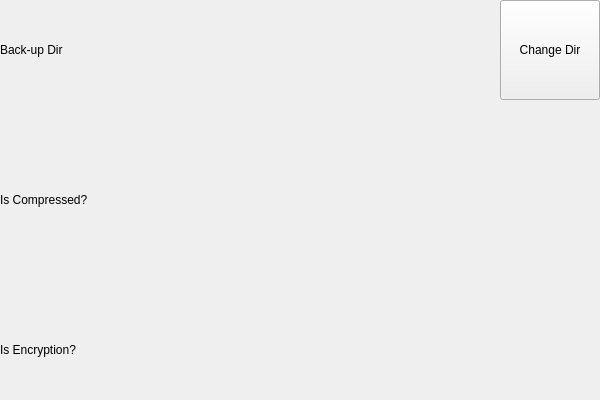
<?xml version="1.0" encoding="UTF-8"?>
<ui version="4.0">
 <class>configPage</class>
 <widget class="QWidget" name="configPage">
  <property name="geometry">
   <rect>
    <x>0</x>
    <y>0</y>
    <width>600</width>
    <height>400</height>
   </rect>
  </property>
  <property name="windowTitle">
   <string>Config Page</string>
  </property>
  <widget class="QPushButton" name="changeDirButton">
   <property name="geometry">
    <rect>
     <x>500</x>
     <y>0</y>
     <width>100</width>
     <height>100</height>
    </rect>
   </property>
   <property name="text">
    <string>Change Dir</string>
   </property>
  </widget>
  <widget class="QLabel" name="compressLabel">
   <property name="geometry">
    <rect>
     <x>100</x>
     <y>150</y>
     <width>501</width>
     <height>100</height>
    </rect>
   </property>
   <property name="text">
    <string/>
   </property>
  </widget>
  <widget class="QLabel" name="label_4">
   <property name="geometry">
    <rect>
     <x>0</x>
     <y>150</y>
     <width>100</width>
     <height>100</height>
    </rect>
   </property>
   <property name="text">
    <string>Is Compressed?</string>
   </property>
  </widget>
  <widget class="QLabel" name="encryptionLabel">
   <property name="geometry">
    <rect>
     <x>100</x>
     <y>300</y>
     <width>501</width>
     <height>100</height>
    </rect>
   </property>
   <property name="text">
    <string/>
   </property>
  </widget>
  <widget class="QLabel" name="dirLabel">
   <property name="geometry">
    <rect>
     <x>100</x>
     <y>0</y>
     <width>400</width>
     <height>100</height>
    </rect>
   </property>
   <property name="text">
    <string/>
   </property>
  </widget>
  <widget class="QLabel" name="label">
   <property name="geometry">
    <rect>
     <x>0</x>
     <y>0</y>
     <width>100</width>
     <height>100</height>
    </rect>
   </property>
   <property name="text">
    <string>Back-up Dir</string>
   </property>
  </widget>
  <widget class="QLabel" name="label_6">
   <property name="geometry">
    <rect>
     <x>0</x>
     <y>300</y>
     <width>100</width>
     <height>100</height>
    </rect>
   </property>
   <property name="text">
    <string>Is Encryption?</string>
   </property>
  </widget>
 </widget>
 <resources/>
 <connections/>
</ui>
